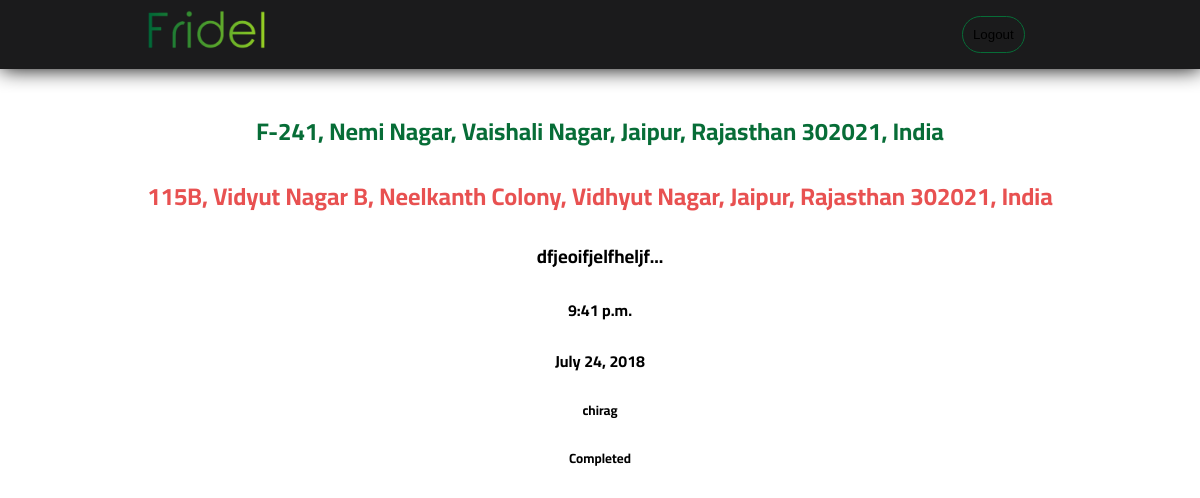
The page /executive/5/ (signed in) on the database its author committed.
### users/models.py (models this page shows, shortened)
class DeliveryInfo (models.Model):
    package_content = models.CharField(max_length=100, choices=package_content_choices, default='Documents Or Books')
    other_package_content = models.CharField(max_length=150, null=True, blank=True)
    pickup = models.CharField(max_length=250)
    drop = models.CharField(max_length=250)
    pickup_home_number = models.IntegerField(default=None, null=True, blank=True)
    pickup_landmark = models.CharField(max_length=250, default=None, null=True, blank=True)
    drop_home_number = models.IntegerField(default=None, null=True, blank=True)
    drop_landmark = models.CharField(max_length=250, default=None, null=True, blank=True)
    picklat = models.DecimalField(max_digits=10, decimal_places=6, default=None, blank=True, null=True)
    picklong = models.DecimalField(max_digits=10, decimal_places=6, default=None, blank=True, null=True)
    droplat = models.DecimalField(max_digits=10, decimal_places=6, default=None, blank=True, null=True)
    droplong = models.DecimalField(max_digits=10, decimal_places=6, default=None, blank=True, null=True)
    contact_pick = models.IntegerField(default=None, null=True)
    contact_drop = models.IntegerField(default=None, null=True)
    instructions = models.CharField(max_length=250, blank=True)
    date = models.DateField(auto_now_add=True, null=True)
    order_time = models.TimeField(auto_now_add=True, null=True)
    user = models.ForeignKey(User, default=None, on_delete=models.CASCADE)
    is_completed = models.BooleanField(default=False)
    is_canceled = models.BooleanField(default=False)
    is_seen =  models.BooleanField(default=False)
    is_confirmed = models.BooleanField(default=False)
    user_read = models.BooleanField(default=False)
    exec_read = models.BooleanField(default=False)
    amount = models.IntegerField(default=None, null=True)
    duration_exec_pick= models.IntegerField(default=None, null=True)
    duration_pick_drop = models.IntegerField(default=None, null=True)
    other_task = models.BooleanField(default=False)
    task_detail = models.TextField(max_length=6000, default=None, null=True)

### accounts/models.py (models this page shows)
class User(AbstractUser):
    is_executive = models.BooleanField(default=False)
    phone = models.IntegerField(default=None, null=True, unique=True)
    recent_order_id = models.IntegerField(default=0, null=True)
    is_user_verified = models.BooleanField(default=False)
    offer_claimed = models.BooleanField(default=False)

### executive/views.py (the view, shortened to what this page needs)
# urls.py: url(r'^(?P<id>[\w-]+)/$', views.order_detail, name="order_detail"),
@executive_required
def order_detail(request, id):
    order = DeliveryInfo.objects.get(id=id)
    order.exec_read = True
    order.is_seen = True
    order.user_read = False
    order.save()
    return render(request, 'executive/confirm.html', {'order':order})

### executive/templates/executive/confirm.html (shortened to what this page needs)
{% extends 'base_layout.html' %}
{% block content %}
<div id="order_detail">
  <div class="order">
    {% if order.other_task %}
    <h2>This is a Multiple Task. Click Continue to proceed</h2>
    {% else %}
    <h2 style="color: #076D37">{{order.pickup}}</h2>
    <h2 style="color: #e85151">{{order.drop}}</h2>
    <h3>{{order.instructions}}</h3>
     {% endif %}
    <h4>{{order.order_time}}</h4>
    <h4>{{order.date}}</h4>
    <h5>{{order.user}}</h5>
    <h5>
    {% if order.is_completed %}
    <b>Completed</b>
    {% endif %}
   </h5>
  </div>
</div>
{% endblock %}

### assets/base_styles.css (style rules this page uses)
body { margin: 0; font-family: 'Cairo', sans-serif; }
* { -webkit-touch-callout: none; -webkit-user-select: none; -khtml-user-select: none; -moz-user-select: none; -ms-user-select: none; user-select: none; -webkit-tap-highlight-color: rgba(255,255,255,0); }
#order-detail h1, h2, h3, h4, h5 { text-align: center; }

### rows shown on the page
DeliveryInfo: pickup "F-241, Nemi Nagar, Vaishali Nagar, Jaipur, Rajasthan 302021, India", drop "115B, Vidyut Nagar B, Neelkanth Colony, Vidhyut Nagar, Jaipur, Rajasthan 302021, India", instructions "dfjeoifjelfheljf...", order_time "9:41 p.m.", date "July 24, 2018", user "chirag"
